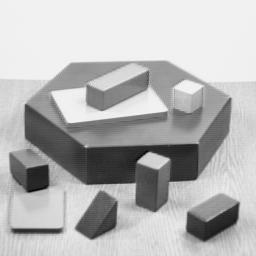
//> input picture CVTests/ReportTests/AverageColour/blox.jpg, 256 x 256 px
$ ./CannyDetector_demo ../AverageColour/blox.jpg   (built with g++ and OpenCV 4)
//> lines starting //> are read from the running program, lines starting //| are printed output that depends on the picture; after the words box and inside, x2 and y2 are one past the last pixel; in counts of white or black regions, pixels touching at a corner belong together
//> further down, src is the input picture: 256 rows x 256 cols, CV_8UC3; min 0, max 252, mean 182.8
### CVTests/CannyDetWCamNFloodAverage/sobol.h
// [19 lines of licence text are left out]

#ifndef SOBOL_H
#define SOBOL_H

#include <cassert>

namespace sobol {

struct Matrices
{
    static const unsigned num_dimensions = 1024;
    static const unsigned size = 52;
    static const unsigned matrices[];
};

// Compute one component of the Sobol'-sequence, where the component
// corresponds to the dimension parameter, and the index specifies
// the point inside the sequence. The scramble parameter can be used
// to permute elementary intervals, and might be chosen randomly to
// generate a randomized QMC sequence.
// [16 lines left out: function sample, not called in this run]

} // namespace sobol

#endif

### CVTests/ReportTests/BlurChange/CannyDetector_demo.cpp
#include "opencv2/imgproc/imgproc.hpp"
#include "opencv2/highgui/highgui.hpp"
#include "opencv2/imgcodecs.hpp"
#include "opencv2/videoio.hpp"
#include "sobol.h"
#include <stdlib.h>
#include <stdio.h>
#include <iostream>

using namespace cv;
using namespace std;

#define SOBOL

Mat src, src_gray;
Mat dst, detected_edges;
Mat flood_mask;

//Canny variables
int lowThreshold = 20;
int const max_lowThreshold = 100;
int ratio = 3;
int kernel_size = 3;
//floodFill variables
int loDiff = 0, upDiff = 0;
int connectivity = 4;
int newMaskVal = 255;
int flags = connectivity + (newMaskVal << 8) +
                FLOODFILL_FIXED_RANGE;
//dilation variables
int dilation_type = MORPH_RECT;
int dilation_size = 1;

int blur_kernel = 5;
int max_blur_kernel = 10;

void CannyThreshold(int, void*)
{
  /// Reduce noise with a kernel 5x5
  blur( src_gray, detected_edges, Size(blur_kernel,blur_kernel) );
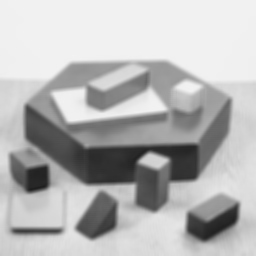
//> detected_edges: 256 rows x 256 cols, CV_8UC1; min 30, max 242, mean 182.8

  /// Canny detector
  Canny( detected_edges, detected_edges, lowThreshold, lowThreshold*ratio, kernel_size );
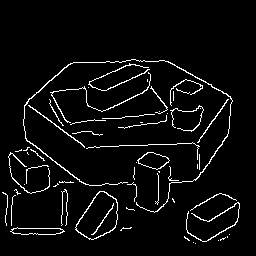
//> detected_edges: 256 rows x 256 cols, CV_8UC1; 4.7% white in thin lines or dots, all inside (x1, y1, x2, y2) = (2, 59, 240, 244)

  /// Using Canny's output as a mask, we display our result
  dst = Scalar::all(0);
  Mat element = getStructuringElement( dilation_type,
                                       Size( 2*dilation_size + 1, 2*dilation_size+1 ),
                                       Point( dilation_size, dilation_size ) );
  /// Apply the dilation operation
  dilate( detected_edges, dst, element );
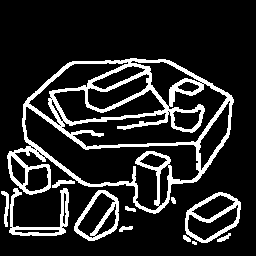
//> dst: 256 rows x 256 cols, CV_8UC1; 15.2% white; 12 white regions (1 under 20 px), largest, box (x1, y1, x2, y2) and area: (7, 58, 234, 214) 7223, (185, 192, 241, 243) 803, (9, 188, 69, 236) 763
  // [16 lines of commented-out code are left out]
  //         floodFill(dst, /*circle_mask,*/ seed, newVal, &ccomp, Scalar(loDiff, loDiff, loDiff),
  // [17 lines of commented-out code are left out]
  //       floodFill(dst, /*circle_mask,*/ seed, newVal, &ccomp, Scalar(loDiff, loDiff, loDiff),
  // [6 lines of commented-out code are left out]
  imshow( "Edge Map", dst );
 }


/** @function main */
int main( int argc, char** argv )
{
  /// Load an image
  src = imread( argv[1] );

  if( !src.data )
  { return -1; }

  /// Create a matrix of the same type and size as src (for dst)
  dst.create( src.size(), src.type() );
  flood_mask.create(src.rows+2, src.cols+2, CV_8UC1);

  /// Convert the image to grayscale
  cvtColor( src, src_gray, CV_BGR2GRAY );

  namedWindow( "Edge Map", CV_WINDOW_AUTOSIZE );
  moveWindow("Edge Map", 100,100);

  /// Create a Trackbar for user to enter threshold
  createTrackbar( "Min Threshold:", "Edge Map", &lowThreshold, max_lowThreshold, CannyThreshold );
  createTrackbar( "Blur Kernel Size:", "Edge Map", &blur_kernel, max_blur_kernel, CannyThreshold );

  /// Show the image
  CannyThreshold(0, 0);

  int k;
  do{
  	 /// Wait until user exit program by pressing a key
  	 k = waitKey(0);
//> the Esc key is pressed
  }
  while(k != 27);

  return 0;
  }
